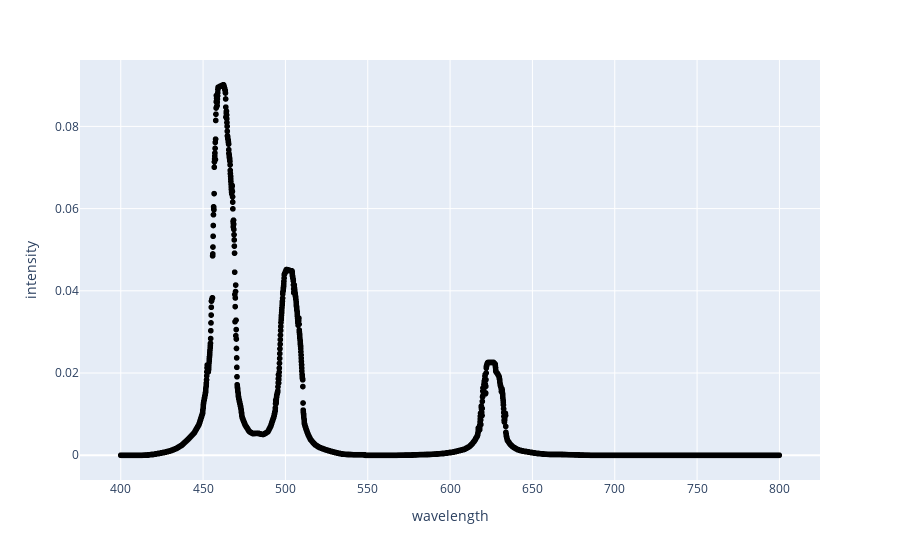

Write notebook code for a chart like this one.
### Markdown cell above
If we supply wavelengths directly, we can visualize the raw simulated data (i.e. the
full spectrum).

### Code cell
import numpy as np
import pandas as pd
import plotly.express as px
wavelengths = np.arange(400, 800, 0.1)
data = sim._simulate_sensor_data(wavelengths, 0.5, 12, 24, 48)
df = pd.DataFrame(dict(wavelength=wavelengths, intensity=data))
fig = px.scatter(data_frame=df, x="wavelength", y="intensity")
fig.update_traces(marker=dict(color="black"))
fig

### Figure 1 — Plotly figure (JSON) as saved in the notebook; plotly's stock layout.template omitted (floating-point values rounded to 4 significant figures; data arrays with more than 128 entries replaced by an {"elided": "..."} marker saying what was removed)
{"data": [{"hovertemplate": "wavelength=%{x}<br>intensity=%{y}<extra></extra>", "legendgroup": "", "marker": {"color": "black", "symbol": "circle"}, "mode": "markers", "name": "", "showlegend": false, "type": "scattergl", "x": {"elided": "4000 float values"}, "xaxis": "x", "y": {"elided": "4000 float values"}, "yaxis": "y"}], "layout": {"legend": {"tracegroupgap": 0}, "margin": {"t": 60}, "xaxis": {"anchor": "y", "domain": [0, 1], "title": {"text": "wavelength"}}, "yaxis": {"anchor": "x", "domain": [0, 1], "title": {"text": "intensity"}}}}
